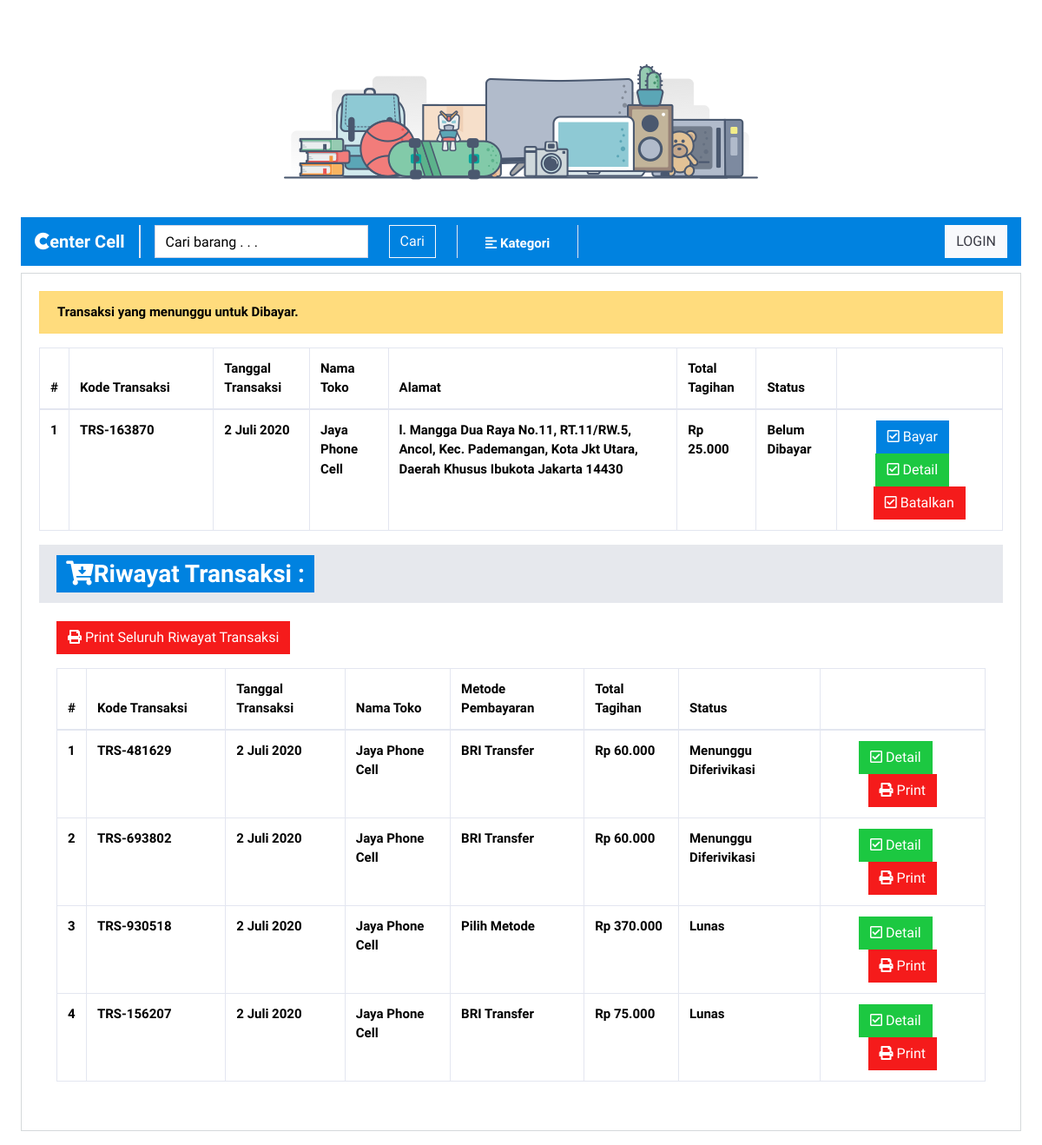
The page /index.php/riwayat_transaksi on the database its author committed.
### tables this page shows
CREATE TABLE `penjualan` (
  `no` int(11) NOT NULL,
  `kode_transaksi` varchar(10) NOT NULL,
  `username` varchar(20) NOT NULL,
  `nama_toko` varchar(30) NOT NULL,
  `alamat` text NOT NULL,
  `kota` varchar(30) NOT NULL,
  `no_hp` varchar(12) NOT NULL,
  `tgl_transaksi` timestamp NOT NULL DEFAULT current_timestamp(),
  `jumlah_pembayaran` varchar(10) NOT NULL,
  `status_pembayaran` varchar(25) NOT NULL
);

CREATE TABLE `penjualan_dibayar` (
  `no` int(11) NOT NULL,
  `kode_transaksi` varchar(10) NOT NULL,
  `username` varchar(15) NOT NULL,
  `nama_toko` varchar(30) NOT NULL,
  `alamat` text NOT NULL,
  `kota` varchar(50) NOT NULL,
  `no_hp` varchar(12) NOT NULL,
  `tgl_pembayaran` date NOT NULL,
  `jumlah_pembayaran` varchar(8) NOT NULL,
  `an` varchar(50) NOT NULL,
  `metode_pembayaran` varchar(20) NOT NULL,
  `foto` text NOT NULL,
  `status_pembayaran` varchar(25) NOT NULL
);

### application/controllers/riwayat_transaksi.php (called while the page is built, shortened)
<?php
class riwayat_transaksi extends CI_Controller{
	public function index()
	{
		$keyword = $this->session->userdata('username');
		$data['penjualan'] = $this->model_public->riwayat_transaksi($keyword);
		$data['penjualan_dibayar'] = $this->model_public->transaksi_dibayar($keyword);
		$this->load->view('public/template/header');
		$this->load->view('public/riwayat_transaksi', $data);
		$this->load->view('public/template/footer');
	}
}

### index.php (called while the page is built, shortened)
<?php
require_once BASEPATH.'core/CodeIgniter.php';

### application/models/model_public.php (called while the page is built, shortened)
<?php
class model_public extends CI_Model{
    public function riwayat_transaksi($username){
		$this->db->order_by('no', 'DESC');
		$this->db->select('*');
		$this->db->from('penjualan');
		$this->db->like('username', $username);
		return $this->db->get()->result();
	}
	public function transaksi_dibayar($username){
		$this->db->order_by('no', 'DESC');
		$this->db->select('*');
		$this->db->from('penjualan_dibayar');
		$this->db->like('username', $username);
		return $this->db->get()->result();
	}
}

### application/helpers/Dateindo_helper.php (called while the page is built)
<?php  if ( ! defined('BASEPATH')) exit('No direct script access allowed');
if ( ! function_exists('dateindo'))
{
 function dateindo($date) {
        if ($date=='0000-00-00')
        {
        	return $kosong='-';
        }
        else
        {
        	$bulanindo = array("Januari", "Februari", "Maret",
                           "April", "Mei", "Juni",
                           "Juli", "Agustus", "September",
                           "Oktober", "November", "Desember");
	        $tahun = substr($date, 0, 4);
	        $bulan = substr($date, 5, 2);
	        $tgl   = substr($date, 8, 2);
	        $result = (int)$tgl . " " . $bulanindo[(int)$bulan-1] . " ". $tahun;
	        return $result;
        }
	}
}

### application/views/public/riwayat_transaksi.php (the view, shortened to what this page needs)
<div class="container-fluid">
  <div class="card mt-2 mb-3">
    <?php
    $keyword = $this->session->userdata('username');
    $riwayat_check = $this->model_public->riwayat_transaksi($keyword); ?>
    <?php if (empty($riwayat_check)) { ?>
    <?php } else { ?>
      <div class="card-body">
        <div class="alert alert-warning" role="alert">
          Transaksi yang menunggu untuk Dibayar.
        </div>
        <table class="table table-hover table-bordered">
          <thead>
            <tr class="table-head">
              <th>#</th>
              <th>Kode Transaksi</th>
              <th>Tanggal Transaksi</th>
              <th>Nama Toko</th>
              <th>Alamat</th>
              <th>Total Tagihan</th>
              <th>Status</th>
              <th></th>
            </tr>
          </thead>
          <?php
          $no = 1;
          foreach ($penjualan as $pnj) : ?>
            <tr>
              <td><?php echo $no++ ?> </td>
              <td width="15%"><?php echo $pnj->kode_transaksi ?> </td>
              <td><?php echo dateindo($pnj->tgl_transaksi) ?> </td>
              <td><?php echo $pnj->nama_toko ?> </td>
              <td width="30%"><?php echo $pnj->alamat ?> </td>
              <td>Rp <?php echo number_format($pnj->jumlah_pembayaran, 0, ',', '.') ?> </td>
              <td><?php echo $pnj->status_pembayaran ?></td>
              <td align="center">
                <?php echo anchor('penjualan/pembayaran/' . $pnj->kode_transaksi, '<div class="btn btn-primary mr-3"> <i class="far fa-check-square"></i> Bayar</div>') ?>
                <?php echo anchor('riwayat_transaksi/detail/' . $pnj->kode_transaksi, '<div class="btn btn-success mr-3"> <i class="far fa-check-square"></i> Detail</div>') ?>
                <?php echo anchor('riwayat_transaksi/hapus_transaksi/' . $pnj->kode_transaksi, '<div class="btn btn-danger"> <i class="far fa-check-square"></i> Batalkan</div>') ?>
              </td>
            </tr>
          <?php endforeach; ?>
        </table>
      <?php } ?>
      <?php
      $keyword = $this->session->userdata('username');
      $riwayat_check = $this->model_public->transaksi_dibayar($keyword); ?>
      <?php if (empty($riwayat_check)) { ?>
        <h3 class="card-header font-weight-bold"><span class="badge badge-primary"><i class="fas fa-cart-arrow-down"></i>Riwayat Transaksi :</span></h3>
        <div class="card-body">
          <table class="table table-hover table-bordered">
            <div class="alert alert-warning" role="alert">
              BELUM ADA TRANSAKSI YANG DISELESAIKAN.
            </div>
          <?php } else { ?>
            <h3 class="card-header font-weight-bold"><span class="badge badge-primary"><i class="fas fa-cart-arrow-down"></i>Riwayat Transaksi :</span></h3>
            <div class="card-body">
              <a class="btn btn-danger mb-3" href="<?php echo base_url() . 'riwayat_transaksi/print'; ?>" target="_blank" rel="nofollow"><i class="fas fa-print"></i> Print Seluruh Riwayat Transaksi</a>
              <table class="table table-hover table-bordered">
                <thead>
                  <tr class="table-head">
                    <th>#</th>
                    <th>Kode Transaksi</th>
                    <th>Tanggal Transaksi</th>
                    <th>Nama Toko</th>
                    <th>Metode Pembayaran </th>
                    <th>Total Tagihan</th>
                    <th>Status</th>
                    <th></th>
                  </tr>
                </thead>
                <?php
                $no = 1;
                foreach ($penjualan_dibayar as $dibayar) : ?>
                  <tr>
                    <td><?php echo $no++ ?> </td>
                    <td width="15%"><?php echo $dibayar->kode_transaksi ?> </td>
                    <td><?php echo dateindo($dibayar->tgl_pembayaran) ?> </td>
                    <td><?php echo $dibayar->nama_toko ?> </td>
                    <td><?php echo $dibayar->metode_pembayaran ?> </td>
                    <td>Rp <?php echo number_format($dibayar->jumlah_pembayaran, 0, ',', '.') ?> </td>
                    <td><?php echo $dibayar->status_pembayaran ?></td>
                    <td align="center">
                      <?php echo anchor('riwayat_transaksi/detail/' . $dibayar->kode_transaksi, '<div class="btn btn-success mr-3"> <i class="far fa-check-square"></i> Detail</div>') ?>
                      <a class="btn btn-danger" href="<?php echo base_url() . 'riwayat_transaksi/print_transaksi/' . $dibayar->kode_transaksi; ?>" target="_blank" rel="nofollow"><i class="fas fa-print"></i> Print</a>
                    </td>
                  </tr>
                <?php endforeach; ?>
              </table>
            <?php } ?>
            </div>
        </div>
      </div>

### application/views/public/template/header.php (shortened to what this page needs)
<!DOCTYPE html>
<html lang="en">
<head>
  <link rel="stylesheet" href="https://cdnjs.cloudflare.com/ajax/libs/font-awesome/5.13.0/css/all.min.css">
  <link href="<?php echo base_url() ?>assets/css/sb-admin-3.css" rel="stylesheet">
</head>
<div class="container-fluid mx-auto">
  <div id="carouselExampleSlidesOnly" class="carousel slide" data-ride="carousel">
    <div class="carousel-inner mt-2">
      <div class="carousel-item active">
        <img src="<?php echo base_url('assets/img/carousel3.png') ?>" class="rounded mx-auto d-block w-70" alt="...">
      </div>
    </div>
  </div>
  <nav class="navbar navbar-dark navbar-expand-lg bg-primary">
    <a class="navbar-brand" href="<?php echo base_url('home/index') ?>"> <i class="fab fa-cuttlefish"></i>enter Cell</a>
    <div class=" border-left collapse navbar-collapse" id="navbarTogglerDemo02">
      <ul class="navbar-nav mr-auto">
        <li class=" border-left nav">
          <form class="form-inline my-2 my-lg-0">
            <input class="form-control mr-sm-2 ml-3" type="search" placeholder="Cari barang . . .">
            <button class="btn btn-outline-light my-2 my-sm-0 ml-3 mr-4" type="submit">Cari</button>
          </form>
        </li>
        <li class=" border-left border-right nav-link dropdown no-arrow">
          <a class="nav-link dropdown-toggle font-weight-bold ml-3 mr-3" href="" id="navbarDropdownMenuLink" role="button" data-toggle="dropdown" aria-haspopup="true" aria-expanded="false">
            <i class="fas fa-align-left"></i> Kategori
          </a>
        </li>
      </ul>
      <?php if ($this->session->userdata('nama_toko')) { ?>
        <ul class="navbar-nav navbar-right">
          <li class=" border-left nav-link">
            <a class="nav-link font-weight-bold ml-3 mr-3" href="<?php echo base_url('keranjang') ?>"><i class="fas fa-shopping-basket"></i>
              Keranjang <span class="badge badge-light ml-2 mr-2"> <?php $keranjang = $this->cart->total_items() ?>
                <?php echo $keranjang ?></span>
            </a>
          </li>
          <li class=" border-left nav-link">
            <a class="nav-link font-weight-bold ml-3 mr-3" href="<?php echo base_url('riwayat_transaksi') ?>"><i class="fas fa-file-invoice"></i> Riwayat Transaksi</a>
          </li>
          <li class=" border-left nav-link dropdown no-arrow">
            <a class="nav-link dropdown-toggle font-weight-bold ml-3 mr-3" href="" id="navbarDropdownMenuLink" role="button" data-toggle="dropdown" aria-haspopup="true" aria-expanded="false">
              <i class="fas fa-align-left"></i> Komplain
            </a>
            <div class="dropdown-menu" aria-labelledby="navbarDropdownMenuLink">
              <a class="dropdown-item font-weight-bold" href="<?php echo base_url('retur_barang') ?>">Retur Barang</a>
              <a class="dropdown-item" href="<?php echo base_url('retur_barang/riwayat') ?>">Riwayat Retur</a>
            </div>
          </li>
          <li class=" border-left nav-link dropdown no-arrow">
            <a class="nav-link dropdown-toggle" href="" id="userDropdown" role="button" data-toggle="dropdown" aria-haspopup="true" aria-expanded="false">
              <button type="button" class="btn btn-light btn-sm ml-2"><i class="far fa-user"></i> <?php echo $this->session->userdata('nama_toko') ?></button>
            </a>
            <div class="dropdown-menu dropdown-menu-right shadow animated--grow-in" aria-labelledby="userDropdown">
              <a class="dropdown-item" href="<?php echo base_url('auth/edit_profil') ?>">
                <i class="fas fa-user fa-sm fa-fw mr-2 text-gray-400"></i>
                Edit Profile
              </a>
              <div class="dropdown-divider"></div>
              <a class="dropdown-item" href="" data-toggle="modal" data-target="#logoutModal">
                <i class="fas fa-sign-out-alt fa-sm fa-fw mr-2 text-gray-400"></i>
                Logout
              </a>
            </div>
          </li>
        <?php } else { ?>
          <a class="btn btn-light" href="<?php echo base_url('auth/login') ?>" role="button">LOGIN</a>
        <?php } ?>
    </div>
  </nav>
</div>

### application/views/public/template/footer.php (shortened to what this page needs)
</body>
</html>

### rows shown on the page
penjualan: kode_transaksi "TRS-163870", tgl_transaksi "2 Juli 2020", nama_toko "Jaya Phone Cell", alamat "l. Mangga Dua Raya No.11, RT.11/RW.5, Ancol, Kec. Pademangan, Kota Jkt Utara, Daerah Khusus Ibukota Jakarta 14430", jumlah_pembayaran "25.000", status_pembayaran "Belum Dibayar", kode_transaksi "Bayar", kode_transaksi "Detail", kode_transaksi "Batalkan"
penjualan_dibayar: kode_transaksi "TRS-481629", tgl_pembayaran "2 Juli 2020", nama_toko "Jaya Phone Cell", metode_pembayaran "BRI Transfer", jumlah_pembayaran "60.000", status_pembayaran "Menunggu Diferivikasi", kode_transaksi "Detail"
penjualan_dibayar: kode_transaksi "TRS-693802", tgl_pembayaran "2 Juli 2020", nama_toko "Jaya Phone Cell", metode_pembayaran "BRI Transfer", jumlah_pembayaran "60.000", status_pembayaran "Menunggu Diferivikasi", kode_transaksi "Detail"
penjualan_dibayar: kode_transaksi "TRS-930518", tgl_pembayaran "2 Juli 2020", nama_toko "Jaya Phone Cell", metode_pembayaran "Pilih Metode", jumlah_pembayaran "370.000", status_pembayaran "Lunas", kode_transaksi "Detail"
penjualan_dibayar: kode_transaksi "TRS-156207", tgl_pembayaran "2 Juli 2020", nama_toko "Jaya Phone Cell", metode_pembayaran "BRI Transfer", jumlah_pembayaran "75.000", status_pembayaran "Lunas", kode_transaksi "Detail"
